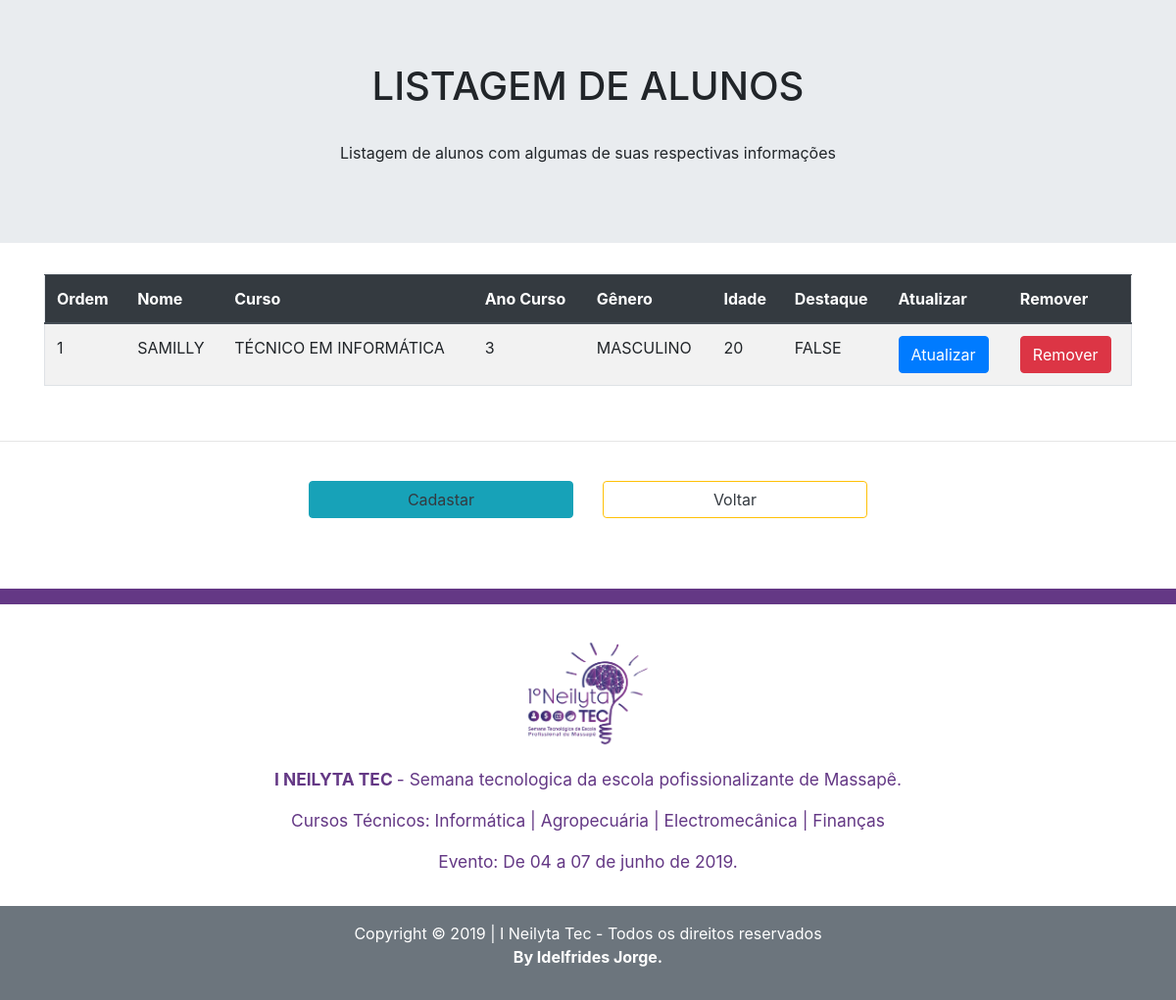
Page /listar_alunos/ on the committed database.
### app_neilytaTec1/models.py (models this page shows, shortened)
class Alunos(models.Model):
    nome_aluno = models.CharField(max_length=100)
    ano = models.IntegerField(default=3)
    curso = models.ForeignKey(
        Cursos,
        on_delete=models.CASCADE
    )
    genero = models.CharField(
        max_length=30,
        choices=GENDER_CHOICE,
    )
    idade = models.IntegerField()
    eh_destaque = models.BooleanField()
    class Meta:
        verbose_name_plural = 'Alunos'

class Cursos(models.Model):
    nome_Curso = models.CharField(
        max_length=30,
        choices=COURSES_CHOICE
    )
    data_Inicio = models.DateField()
    num_Alunos = models.IntegerField()
    num_Prof = models.IntegerField()
    alunos_Formados = models.IntegerField()
    descricao = models.TextField()
    def __str__(self):
        return '%s' % (self.nome_Curso)
    class Meta:
        verbose_name_plural = 'Cursos'

### app_neilytaTec1/views.py (the view)
# urls.py: path('listar_alunos/', listarAlunos, name='go2listaralunos'),
def listarAlunos(request):
    dadosAlunos = {}
    dadosAlunos['info'] = 'Listagem de alunos com  algumas de suas respectivas informações'
    dadosAlunos['alunos'] = Alunos.objects.all()
    return render(
        request,
        'app_neilytaTec1/listarAlunos.html',
        dadosAlunos
    )

### app_neilytaTec1/templates/app_neilytaTec1/listarAlunos.html (shortened to what this page needs)
<!DOCTYPE html>
<html lang="pt-bt">
<head>
    <link rel="stylesheet" href="https://stackpath.bootstrapcdn.com/bootstrap/4.3.1/css/bootstrap.min.css">
</head>
<body>
    <div class="jumbotron jumbotron-fluid">
        <h1 style="text-transform: uppercase; text-align: center">Listagem de Alunos</h1><br>
        <p class="text-center display-5">{{ info }}</p>
    </div>
    <section class="containner-fluid">
        <div class="table-responsive container">
            <table class="table table-striped border">
                <thead class="thead-dark">
                    <tr>
                        <th>Ordem</th>
                        <th>Nome</th>
                        <th>Curso</th>
                        <th>Ano Curso</th>
                        <th>Gênero</th>
                        <th>Idade</th>
                        <th>Destaque</th>
                        <th>Atualizar</th>
                        <th>Remover</th>
                    </tr>
                </thead>
                <tbody>
                    {% for alu in alunos %}
                    <tr class="text-uppercase">
                        <td>{{ alu.id }}</td>
                        <td >{{ alu.nome_aluno }}</td>
                        <td>{{ alu.curso }}</td>
                        <td>{{ alu.ano }}</td>
                        <td>{{ alu.genero }}</td>
                        <td>{{ alu.idade }}</td>
                        <td>{{ alu.eh_destaque }}</td>
                        <td>
                            <a href="{% url 'url_update' 2 alu.id %}"><button type="button" class="btn btn-primary">Atualizar</button></a>
                        </td>
                        <td>
                            <a href="{% url 'url_remove' 2 alu.id %}"><button type="button" class="btn btn-danger">Remover</button></a>
                        </td>
                    </tr>
                    {% endfor %}
                </tbody>
            </table>
        </div>
    </section>
    <br>
    <hr>
    <br>
    <div class="row w-50 mx-auto">
         <a href="{% url 'go2create' 2 %}" class="ml-auto mr-0 col-6">
           <button type="button" class="btn btn-info text-dark w-100">Cadastar</button>
        </a>
        <a href="{% url 'url_listagem' %}" class="mr-auto ml-0 col-6">
           <button type="button" class="btn btn-outline-warning text-dark w-100">Voltar</button>
        </a>
    </div>
    <br><br><br>
    <div class="py-2" style="background-color:#643885;"></div>
    <section class="text-white text-weight-bold text-center">
        <div class="py-3" style="color:#643885; font-size:13pt;">
            <a href="{% url 'url_home' %}"><img src="../media/images/Logo-Ev-EEEP.png" width="150" class="m-0 p-0"></a>
            <p><strong> I NEILYTA TEC </strong> - Semana tecnologica da escola pofissionalizante de Massapê.</p>
            <p>Cursos Técnicos: Informática | Agropecuária | Electromecânica | Finanças</p>
            <p>Evento: De 04 a 07 de junho de 2019.</p>
        </div>
        <footer class="bg-secondary py-3">
            <p>Copyright &copy; 2019 | I Neilyta Tec - Todos os direitos reservados <br><strong> By Idelfrides Jorge.</strong></p>
        </footer>
    </section>
</body>
</html>

### rows in the picture
Alunos: id "1", nome_aluno "SAMILLY", curso "TÉCNICO EM INFORMÁTICA", ano "3", genero "MASCULINO", idade "20", eh_destaque "FALSE"

### other values in the picture
{{ info }} "Listagem de alunos com algumas de suas respectivas informações"
